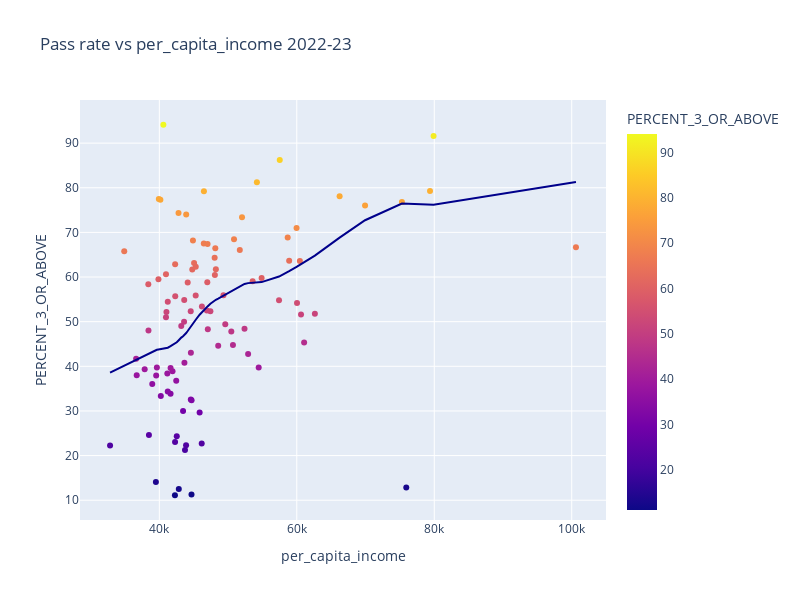
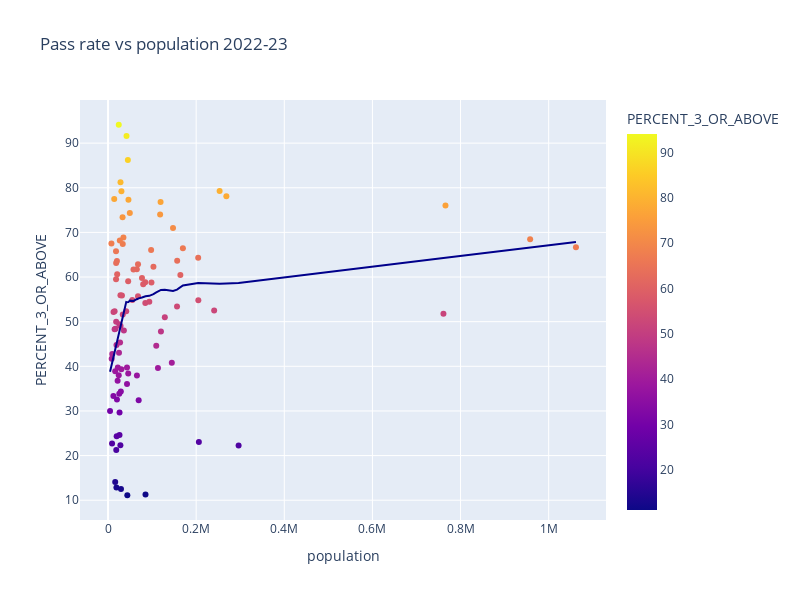
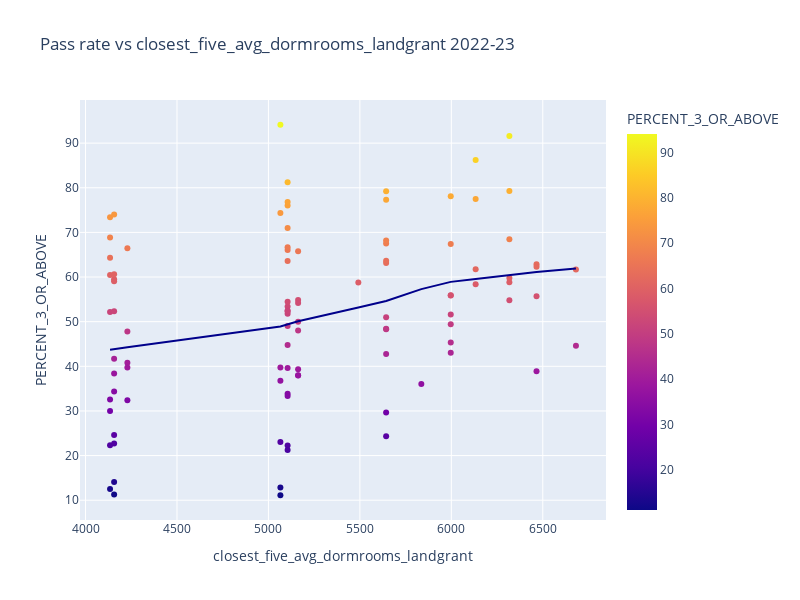
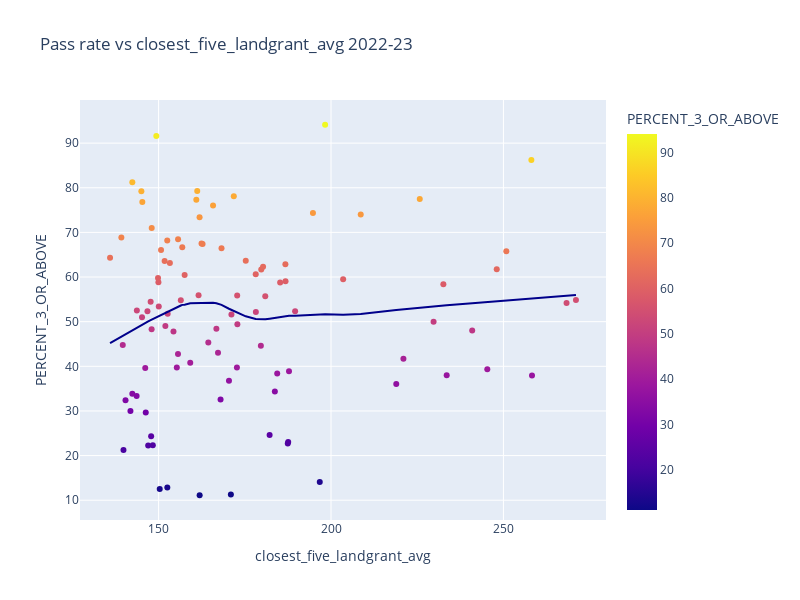

Notebook cell for these charts, in order:
### Markdown cell above
Using plotly, the key features by shape have been saved for nicer visualization.

### Code cell
shap_features=['per_capita_income','population',
   'closest_five_avg_dormrooms_landgrant',
             'closest_five_landgrant_avg',
           'closest_five_private_nfp_avg',
     'closest_five_avg_enrollment_public']

for feature in shap_features:
    fig = px.scatter(data_frame=plotdata,x=feature, y='PERCENT_3_OR_ABOVE',trendline='lowess',trendline_color_override='darkblue',width=800, height=600,color='PERCENT_3_OR_ABOVE',
                 title=f'Pass rate vs {feature} 2022-23')
    fig.show()
    # with open(f'../data/GA_pickled/WI_AP_pass_rate_by_counties_{feature}.pkl', 'wb') as f:
    #     pkl.dump(fig, f)
